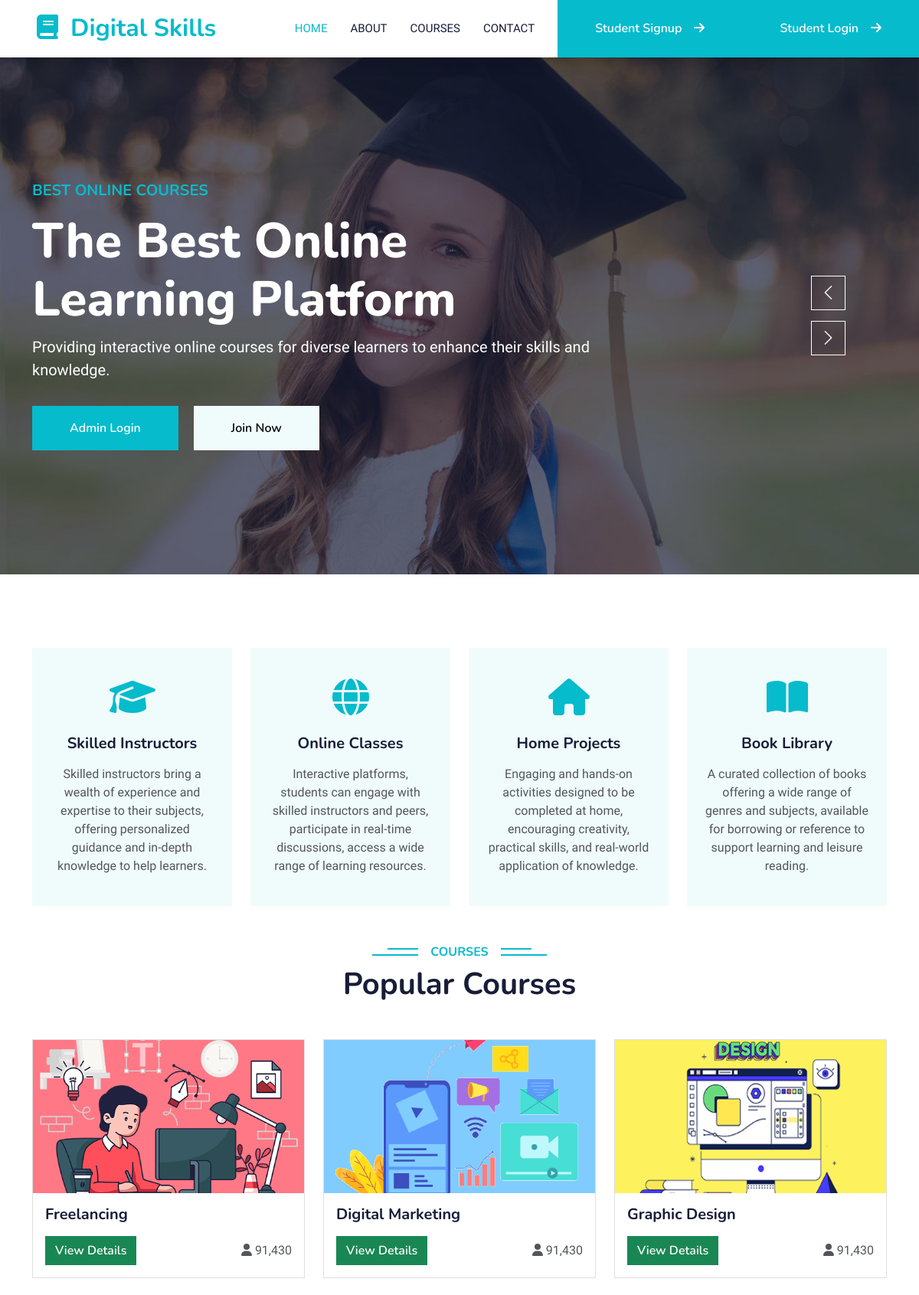
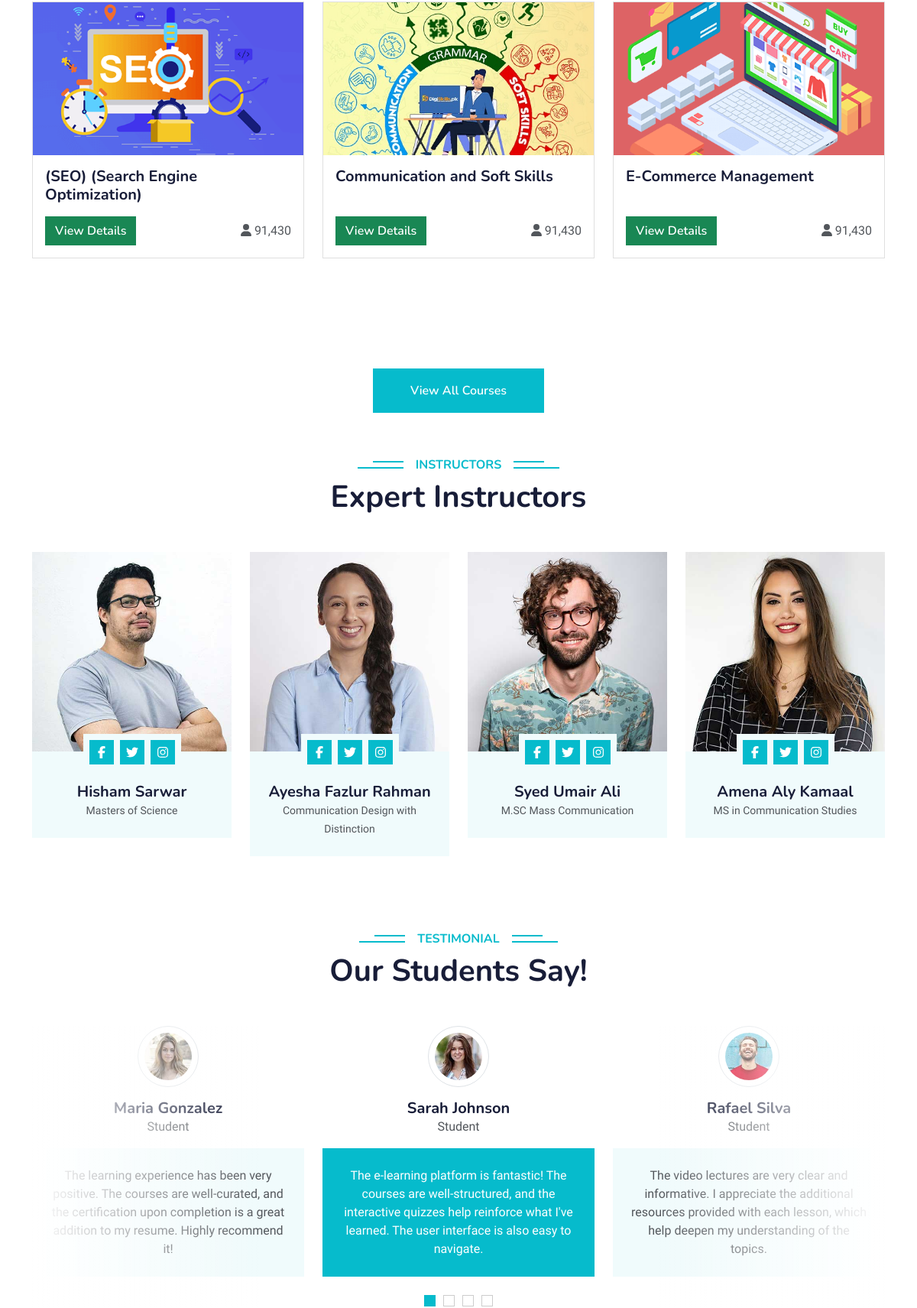
The page / (upper part) on the database its author committed (2 pictures, top to bottom).
### tables this page shows
CREATE TABLE `addcourse` (
  `course_id` int(11) NOT NULL,
  `course_img` varchar(250) NOT NULL,
  `course_name` varchar(250) NOT NULL,
  `course_desc` text NOT NULL,
  `course_author` varchar(250) NOT NULL,
  `author_qua` varchar(250) NOT NULL,
  `author_desc` text NOT NULL
);

### index.php (the view, shortened to what this page needs)
<?php
include('maininclude/dbconnection.php');
?>
<!DOCTYPE html>
<html lang="en">
<head>
    <link href="https://cdnjs.cloudflare.com/ajax/libs/font-awesome/5.10.0/css/all.min.css" rel="stylesheet">
    <link href="https://cdn.jsdelivr.net/npm/bootstrap-icons@1.4.1/font/bootstrap-icons.css" rel="stylesheet">
    <link href="lib/animate/animate.min.css" rel="stylesheet">
    <link href="lib/owlcarousel/assets/owl.carousel.min.css" rel="stylesheet">
    <link href="css/bootstrap.min.css" rel="stylesheet">
    <link href="css/style.css" rel="stylesheet">
    <link rel="stylesheet" href="./css/all.min.css">
</head>
<body>
    <?php
	include_once("maininclude/navbar.php");
	?>
    <div class="container-fluid p-0 mb-5">
        <div class="owl-carousel header-carousel position-relative">
            <div class="owl-carousel-item position-relative">
                <img class="img-fluid" src="img/carousel-1.jpg" alt="">
                <div class="position-absolute top-0 start-0 w-100 h-100 d-flex align-items-center" style="background: rgba(24, 29, 56, .7);">
                    <div class="container">
                        <div class="row justify-content-start">
                            <div class="col-sm-10 col-lg-8">
                                <h5 class="text-primary text-uppercase mb-3 animated slideInDown">Best Online Courses</h5>
                                <h1 class="display-3 text-white animated slideInDown">The Best Online Learning Platform</h1>
                                <p class="fs-5 text-white mb-4 pb-2">Providing interactive online courses for diverse learners to enhance their skills and knowledge.</p>
                                <a href="adminlogin.php" class="btn btn-primary py-md-3 px-md-5 me-3 animated slideInLeft">Admin Login</a>
                                <a href="studentsignup.php" class="btn btn-light py-md-3 px-md-5 animated slideInRight" >Join Now</a>
                            </div>
                        </div>
                    </div>
                </div>
            </div>
        </div>
    </div>
    <div class="container-xxl py-5">
        <div class="container">
            <div class="row g-4">
                <div class="col-lg-3 col-sm-6 wow fadeInUp" data-wow-delay="0.1s">
                    <div class="service-item text-center pt-3">
                        <div class="p-4">
                            <i class="fa fa-3x fa-graduation-cap text-primary mb-4"></i>
                            <h5 class="mb-3">Skilled Instructors</h5>
                            <p>Skilled instructors bring a wealth of experience and expertise to their subjects, offering personalized guidance and in-depth knowledge to help learners.</p>
                        </div>
                    </div>
                </div>
                <div class="col-lg-3 col-sm-6 wow fadeInUp" data-wow-delay="0.3s">
                    <div class="service-item text-center pt-3">
                        <div class="p-4">
                            <i class="fa fa-3x fa-globe text-primary mb-4"></i>
                            <h5 class="mb-3">Online Classes</h5>
                            <p>Interactive platforms, students can engage with skilled instructors and peers, participate in real-time discussions, access a wide range of learning resources.</p>
                        </div>
                    </div>
                </div>
                <div class="col-lg-3 col-sm-6 wow fadeInUp" data-wow-delay="0.5s">
                    <div class="service-item text-center pt-3">
                        <div class="p-4">
                            <i class="fa fa-3x fa-home text-primary mb-4"></i>
                            <h5 class="mb-3">Home Projects</h5>
                            <p>Engaging and hands-on activities designed to be completed at home, encouraging creativity, practical skills, and real-world application of knowledge.</p>
                        </div>
                    </div>
                </div>
                <div class="col-lg-3 col-sm-6 wow fadeInUp" data-wow-delay="0.7s">
                    <div class="service-item text-center pt-3">
                        <div class="p-4">
                            <i class="fa fa-3x fa-book-open text-primary mb-4"></i>
                            <h5 class="mb-3">Book Library</h5>
                            <p>A curated collection of books offering a wide range of genres and subjects, available for borrowing or reference to support learning and leisure reading.</p>
                        </div>
                    </div>
                </div>
            </div>
        </div>
    </div>
    <div class="text-center wow fadeInUp" data-wow-delay="0.1s">
    <h6 class="section-title bg-white text-center text-primary px-3">Courses</h6>
    <h1 class="mb-5">Popular Courses</h1>
</div>
<section id="content" class="h-100 min-vh-100">
    <div class="outer-course-wrap">
        <div class="container clearfix">
            <div class="row">
                <?php
                $query = "SELECT * FROM `addcourse` LIMIT 6";
                $result = mysqli_query($conn, $query);
                if (mysqli_num_rows($result) > 0) {
                    while ($row = mysqli_fetch_assoc($result)) {
                        $course_id = $row["course_id"];
                        $course_img = $row["course_img"];
                        $course_name = $row["course_name"];
                        echo '
                        <div class="col-sm-6 col-md-4 mb-4">
                            <div class="card h-100 d-flex flex-column">
                                <img class="card-img-top" src="./img/' . htmlspecialchars($course_img) . '" alt="' . htmlspecialchars($course_name) . '" style="object-fit: cover; height: 200px;">
                                <div class="card-body d-flex flex-column">
                                    <h5 class="card-title mb-3">' . htmlspecialchars($course_name) . '</h5>
                                    <div class="mt-auto d-flex justify-content-between align-items-center">
                                        <a href="coursedetails.php?id=' . $course_id . '" class="btn btn-success">View Details</a>
                                        <span class="pull-right" title="Enrolled Trainees in Current Batch"><i class="fa fa-user"></i> 91,430</span>
                                    </div>
                                </div>
                            </div>
                        </div>';
                    }
                } else {
                    echo '<div class="col-12">
                            <h3 class="text-center">Courses are not available Yet</h3>
                          </div>';
                }
                ?>
            </div>
        </div>
    </div>
</section>
<div class="text-center m-2">
        <a href="./courses.php" class="btn btn-primary py-3 px-5 mt-2">View All Courses</a>
    </div>
    <div class="container-xxl py-5">
        <div class="container">
            <div class="text-center wow fadeInUp" data-wow-delay="0.1s">
                <h6 class="section-title bg-white text-center text-primary px-3">Instructors</h6>
                <h1 class="mb-5">Expert Instructors</h1>
            </div>
            <div class="row g-4">
                <div class="col-lg-3 col-md-6 wow fadeInUp" data-wow-delay="0.1s">
                    <div class="team-item bg-light">
                        <div class="overflow-hidden">
                            <img class="img-fluid" src="img/team-1.jpg" alt="">
                        </div>
                        <div class="position-relative d-flex justify-content-center" style="margin-top: -23px;">
                            <div class="bg-light d-flex justify-content-center pt-2 px-1">
                                <a class="btn btn-sm-square btn-primary mx-1" href=""><i class="fab fa-facebook-f"></i></a>
                                <a class="btn btn-sm-square btn-primary mx-1" href=""><i class="fab fa-twitter"></i></a>
                                <a class="btn btn-sm-square btn-primary mx-1" href=""><i class="fab fa-instagram"></i></a>
                            </div>
                        </div>
                        <div class="text-center p-4">
                            <h5 class="mb-0">Hisham Sarwar</h5>
                            <small>Masters of Science</small>
                        </div>
                    </div>
                </div>
                <div class="col-lg-3 col-md-6 wow fadeInUp" data-wow-delay="0.3s">
                    <div class="team-item bg-light">
                        <div class="overflow-hidden">
                            <img class="img-fluid" src="img/team-2.jpg" alt="">
                        </div>
                        <div class="position-relative d-flex justify-content-center" style="margin-top: -23px;">
                            <div class="bg-light d-flex justify-content-center pt-2 px-1">
                                <a class="btn btn-sm-square btn-primary mx-1" href=""><i class="fab fa-facebook-f"></i></a>
                                <a class="btn btn-sm-square btn-primary mx-1" href=""><i class="fab fa-twitter"></i></a>
                                <a class="btn btn-sm-square btn-primary mx-1" href=""><i class="fab fa-instagram"></i></a>
                            </div>
                        </div>
                        <div class="text-center p-4">
                            <h5 class="mb-0">Ayesha Fazlur Rahman</h5>
                            <small>Communication Design with Distinction</small>
                        </div>
                    </div>
                </div>
                <div class="col-lg-3 col-md-6 wow fadeInUp" data-wow-delay="0.5s">
                    <div class="team-item bg-light">
                        <div class="overflow-hidden">
                            <img class="img-fluid" src="img/team-3.jpg" alt="">
                        </div>
                        <div class="position-relative d-flex justify-content-center" style="margin-top: -23px;">
                            <div class="bg-light d-flex justify-content-center pt-2 px-1">
                                <a class="btn btn-sm-square btn-primary mx-1" href=""><i class="fab fa-facebook-f"></i></a>
                                <a class="btn btn-sm-square btn-primary mx-1" href=""><i class="fab fa-twitter"></i></a>
                                <a class="btn btn-sm-square btn-primary mx-1" href=""><i class="fab fa-instagram"></i></a>
                            </div>
                        </div>
                        <div class="text-center p-4">
                            <h5 class="mb-0">Syed Umair Ali</h5>
                            <small>M.SC Mass Communication</small>
                        </div>
                    </div>
                </div>
                <div class="col-lg-3 col-md-6 wow fadeInUp" data-wow-delay="0.7s">
                    <div class="team-item bg-light">
                        <div class="overflow-hidden">
                            <img class="img-fluid" src="img/team-4.jpg" alt="">
                        </div>
                        <div class="position-relative d-flex justify-content-center" style="margin-top: -23px;">
                            <div class="bg-light d-flex justify-content-center pt-2 px-1">
                                <a class="btn btn-sm-square btn-primary mx-1" href=""><i class="fab fa-facebook-f"></i></a>
                                <a class="btn btn-sm-square btn-primary mx-1" href=""><i class="fab fa-twitter"></i></a>
                                <a class="btn btn-sm-square btn-primary mx-1" href=""><i class="fab fa-instagram"></i></a>
                            </div>
                        </div>
                        <div class="text-center p-4">
                            <h5 class="mb-0">Amena Aly Kamaal </h5>
                            <small>MS in Communication Studies</small>
                        </div>
                    </div>
                </div>
            </div>
        </div>
    </div>
    <div class="container-xxl py-5 wow fadeInUp" data-wow-delay="0.1s">
        <div class="container">
            <div class="text-center">
                <h6 class="section-title bg-white text-center text-primary px-3">Testimonial</h6>
                <h1 class="mb-5">Our Students Say!</h1>
            </div>
            <div class="owl-carousel testimonial-carousel position-relative">
                <div class="testimonial-item text-center">
                    <img class="border rounded-circle p-2 mx-auto mb-3" src="img/testimonial-1.jpg" style="width: 80px; height: 80px;">
                    <h5 class="mb-0">Sarah Johnson</h5>
                    <p>Student</p>
                    <div class="testimonial-text bg-light text-center p-4">
                    <p class="mb-0">The e-learning platform is fantastic! The courses are well-structured, and the interactive quizzes help reinforce what I've learned. The user interface is also easy to navigate.</p>
                    </div>
                </div>
                <div class="testimonial-item text-center">
                    <img class="border rounded-circle p-2 mx-auto mb-3" src="img/testimonial-2.jpg" style="width: 80px; height: 80px;">
                    <h5 class="mb-0">Rafael Silva</h5>
                    <p>Student</p>
                    <div class="testimonial-text bg-light text-center p-4">
                    <p class="mb-0">The video lectures are very clear and informative. I appreciate the additional resources provided with each lesson, which help deepen my understanding of the topics.</p>
                    </div>
                </div>
                <div class="testimonial-item text-center">
                    <img class="border rounded-circle p-2 mx-auto mb-3" src="img/testimonial-4.jpg" style="width: 80px; height: 80px;">
                    <h5 class="mb-0">Maria Gonzalez</h5>
                    <p>Student</p>
                    <div class="testimonial-text bg-light text-center p-4">
                    <p class="mb-0">The learning experience has been very positive. The courses are well-curated, and the certification upon completion is a great addition to my resume. Highly recommend it!</p>
                    </div>
                </div>
            </div>
        </div>
    </div>
<?php
include('maininclude/footer.php');
?>

### rows shown on the page
addcourse: course_img (picture), course_name "Freelancing"
addcourse: course_img (picture), course_name "Digital Marketing"
addcourse: course_img (picture), course_name "Graphic Design"
addcourse: course_img (picture), course_name "(SEO) (Search Engine Optimization)"
addcourse: course_img (picture), course_name "Communication and Soft Skills"
addcourse: course_img (picture), course_name "E-Commerce Management"
